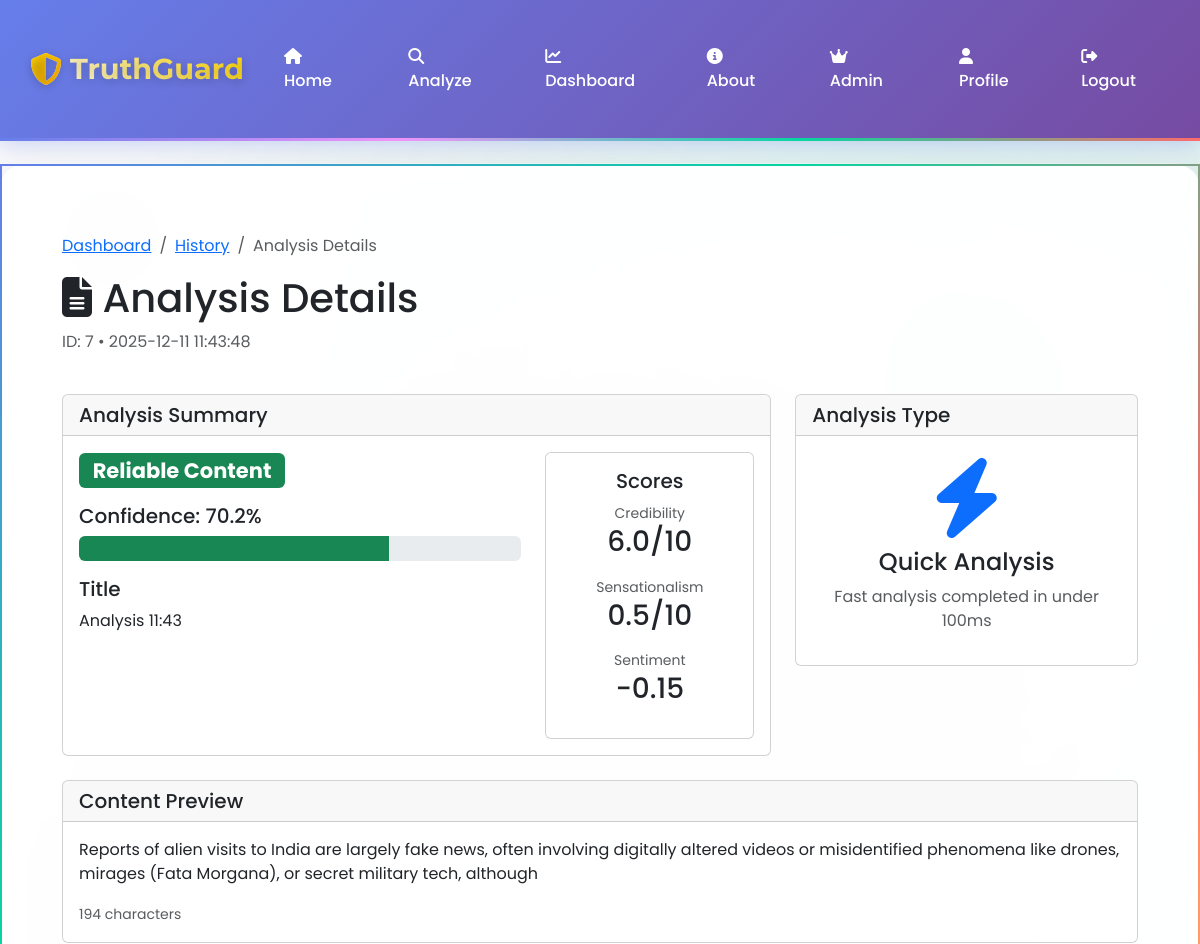
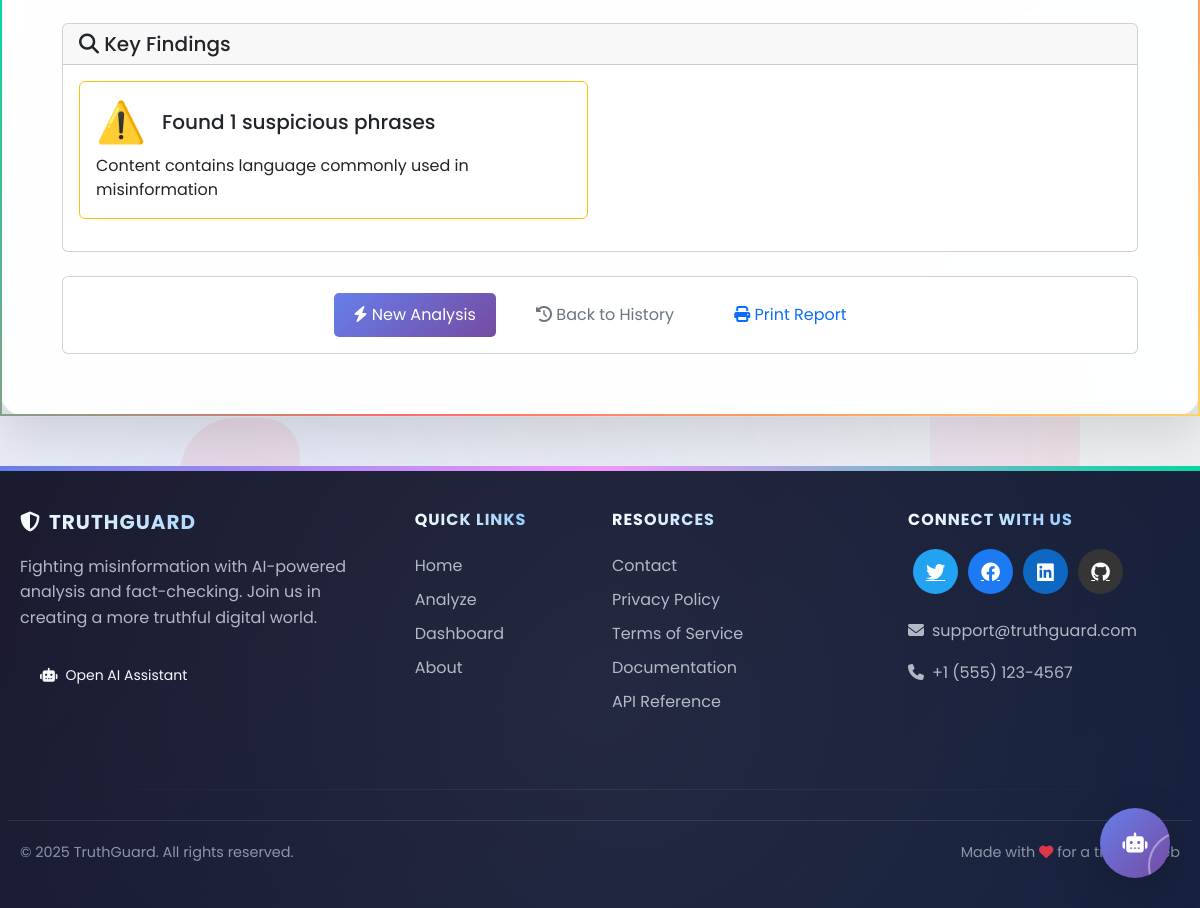
/analysis/7 (signed in), run on the app's committed database (2 pictures, top to bottom).
### app.py (models this page shows, shortened)
class Analysis(db.Model):
    __tablename__ = 'analyses'
    id = db.Column(db.Integer, primary_key=True)
    title = db.Column(db.Text, default='')
    content = db.Column(db.Text, default='')  # raw text content (for display/search)
    article_data = db.Column(db.JSON, nullable=True)  # optional structured article extraction
    source_url = db.Column(db.Text, nullable=True)  # This should be nullable
    classification = db.Column(db.String(20), nullable=False, default='UNKNOWN')  # RELIABLE, SUSPICIOUS, FAKE, etc.
    confidence_score = db.Column(db.Float, nullable=True)
    sentiment_score = db.Column(db.Float, nullable=True)
    sensationalism_score = db.Column(db.Float, nullable=True)
    credibility_score = db.Column(db.Float, nullable=True)
    key_findings = db.Column(db.Text, default='[]')  # JSON string
    recommendations = db.Column(db.Text, nullable=True)  # JSON string
    fact_checks = db.Column(db.Text, nullable=True)  # JSON string
    analysis_metadata = db.Column(db.Text, default='{}')  # JSON string (e.g. word count, etc.)
    is_quick_analysis = db.Column(db.Boolean, default=False)
    user_id = db.Column(db.Integer, db.ForeignKey('user.id'), nullable=False)
    created_at = db.Column(db.DateTime, default=lambda: datetime.now(timezone.utc))
    updated_at = db.Column(db.DateTime, default=lambda: datetime.now(timezone.utc),
                           onupdate=lambda: datetime.now(timezone.utc))

### app.py (the view)
@app.route('/analysis/<int:analysis_id>')
@login_required
def analysis_detail(analysis_id):
    analysis = Analysis.query.get_or_404(analysis_id)
    if analysis.user_id != current_user.id and current_user.role != 'admin':
        flash('Access denied', 'danger')
        return redirect(url_for('dashboard'))
    try:
        key_findings = json.loads(analysis.key_findings) if analysis.key_findings else []
    except:
        key_findings = []
    try:
        analysis_metadata = json.loads(analysis.analysis_metadata) if analysis.analysis_metadata else {}
    except:
        analysis_metadata = {}
    word_count = analysis_metadata.get('word_count', len(analysis.content.split()) if analysis.content else 0)
    return render_template('analysis_detail.html',
                           analysis=analysis,
                           key_findings=key_findings,
                           word_count=word_count,
                           analysis_metadata=analysis_metadata)

### app.py (called while the page is built)
@login_manager.user_loader
def load_user(user_id):
    try:
        return db.session.get(User, int(user_id))
    except Exception:
        return None

### templates/analysis_detail.html (shortened to what this page needs)
{% extends "base.html" %}
{% block content %}
<div class="container mt-4">
    <div class="row mb-4">
        <div class="col">
            <nav aria-label="breadcrumb">
                <ol class="breadcrumb">
                    <li class="breadcrumb-item"><a href="/dashboard">Dashboard</a></li>
                    <li class="breadcrumb-item"><a href="/history">History</a></li>
                    <li class="breadcrumb-item active">Analysis Details</li>
                </ol>
            </nav>
            <h1><i class="fas fa-file-alt"></i> Analysis Details</h1>
            <p class="text-muted">ID: {{ analysis.id }} • {{ analysis.created_at.strftime('%Y-%m-%d %H:%M:%S') }}</p>
        </div>
    </div>
    <div class="row mb-4">
        <div class="col-lg-8">
            <div class="card">
                <div class="card-header">
                    <h5 class="mb-0">Analysis Summary</h5>
                </div>
                <div class="card-body">
                    <div class="row">
                        <div class="col-md-8">
                            <h3>
                                {% if analysis.classification == 'RELIABLE' %}
                                <span class="badge bg-success">Reliable Content</span>
                                {% elif analysis.classification == 'SUSPICIOUS' %}
                                <span class="badge bg-warning">Suspicious Content</span>
                                {% elif analysis.classification == 'FAKE' %}
                                <span class="badge bg-danger">Fake Content</span>
                                {% else %}
                                <span class="badge bg-secondary">{{ analysis.classification }}</span>
                                {% endif %}
                            </h3>
                            {% if analysis.confidence_score %}
                            <div class="mt-3">
                                <h5>Confidence: {{ (analysis.confidence_score * 100)|round(1) }}%</h5>
                                <div class="progress" style="height: 25px;">
                                    <div class="progress-bar
                                        {% if analysis.confidence_score >= 0.7 %}bg-success
                                        {% elif analysis.confidence_score >= 0.4 %}bg-warning
                                        {% else %}bg-danger{% endif %}"
                                        style="width: {{ analysis.confidence_score * 100 }}%">
                                    </div>
                                </div>
                            </div>
                            {% endif %}
                            {% if analysis.title %}
                            <div class="mt-3">
                                <h5>Title</h5>
                                <p>{{ analysis.title }}</p>
                            </div>
                            {% endif %}
                        </div>
                        <div class="col-md-4">
                            <div class="card">
                                <div class="card-body text-center">
                                    <h5 class="card-title">Scores</h5>
                                    {% if analysis.credibility_score %}
                                    <div class="mb-3">
                                        <small class="text-muted">Credibility</small>
                                        <h3>{{ analysis.credibility_score|round(1) }}/10</h3>
                                    </div>
                                    {% endif %}
                                    {% if analysis.sensationalism_score %}
                                    <div class="mb-3">
                                        <small class="text-muted">Sensationalism</small>
                                        <h3>{{ analysis.sensationalism_score|round(1) }}/10</h3>
                                    </div>
                                    {% endif %}
                                    {% if analysis.sentiment_score %}
                                    <div class="mb-3">
                                        <small class="text-muted">Sentiment</small>
                                        <h3>{{ analysis.sentiment_score|round(2) }}</h3>
                                    </div>
                                    {% endif %}
                                </div>
                            </div>
                        </div>
                    </div>
                </div>
            </div>
        </div>
        <div class="col-lg-4">
            <div class="card">
                <div class="card-header">
                    <h5 class="mb-0">Analysis Type</h5>
                </div>
                <div class="card-body text-center">
                    {% if analysis.is_quick_analysis %}
                    <div class="display-1 text-primary">
                        <i class="fas fa-bolt"></i>
                    </div>
                    <h4>Quick Analysis</h4>
                    <p class="text-muted">Fast analysis completed in under 100ms</p>
                    {% else %}
                    <div class="display-1 text-success">
                        <i class="fas fa-chart-bar"></i>
                    </div>
                    <h4>Detailed Analysis</h4>
                    <p class="text-muted">Comprehensive analysis with full report</p>
                    {% endif %}
                </div>
            </div>
        </div>
    </div>
    <div class="row mb-4">
        <div class="col">
            <div class="card">
                <div class="card-header">
                    <h5 class="mb-0">Content Preview</h5>
                </div>
                <div class="card-body">
                    <div class="content-preview" style="max-height: 300px; overflow-y: auto;">
                        {{ analysis.content|safe }}
                    </div>
                    <div class="mt-3">
                        <small class="text-muted">{{ analysis.content|length }} characters</small>
                    </div>
                </div>
            </div>
        </div>
    </div>
    {% if key_findings %}
    <div class="row mb-4">
        <div class="col">
            <div class="card">
                <div class="card-header">
                    <h5 class="mb-0"><i class="fas fa-search"></i> Key Findings</h5>
                </div>
                <div class="card-body">
                    <div class="row">
                        {% for finding in key_findings %}
                        <div class="col-md-6 mb-3">
                            <div class="card h-100 border-{{ finding.type }}">
                                <div class="card-body">
                                    <div class="d-flex align-items-center mb-2">
                                        <span class="display-6 me-3">{{ finding.icon }}</span>
                                        <h5 class="card-title mb-0">{{ finding.title }}</h5>
                                    </div>
                                    <p class="card-text">{{ finding.description }}</p>
                                </div>
                            </div>
                        </div>
                        {% endfor %}
                    </div>
                </div>
            </div>
        </div>
    </div>
    {% endif %}
    <div class="row mt-4">
        <div class="col">
            <div class="card">
                <div class="card-body text-center">
                    <a href="/analyze" class="btn btn-primary me-3">
                        <i class="fas fa-bolt"></i> New Analysis
                    </a>
                    <a href="/history" class="btn btn-outline-secondary me-3">
                        <i class="fas fa-history"></i> Back to History
                    </a>
                    <button onclick="window.print()" class="btn btn-outline-primary">
                        <i class="fas fa-print"></i> Print Report
                    </button>
                </div>
            </div>
        </div>
    </div>
</div>
{% endblock %}

### static/css/style.css (style rules this page uses)
body { font-family: Arial, sans-serif; margin: 0; padding: 0; background-color: #f8f9fa; }
.container { max-width: 1200px; margin: 0 auto; padding: 20px; }
.btn { padding: 10px 20px; border: none; border-radius: 5px; cursor: pointer; }
.btn-primary { background-color: #007bff; color: white; }

### templates/base.html (style rules this page uses)
:root { --primary-gradient: linear-gradient(135deg, #667eea 0%, #764ba2 100%); --secondary-gradient: linear-gradient(135deg, #f093fb 0%, #f5576c 100%); --success-gradient: linear-gradient(135deg, #06d6a0 0%, #118ab2 100%); --warning-gradient: linear-gradient(135deg, #ffd166 0%, #ff9e6d 100%); --info-gradient: linear-gradient(135deg, #4facfe 0%, #00f2fe 100%); --danger-gradient: linear-gradient(135deg, #ef476f 0%, #ff6b6b 100%); --purple-gradient: linear-gradient(135deg, #a18cd1 0%, #fbc2eb 100%); --dark-gradient: linear-gradient(135deg, #1a1a2e 0%, #16213e 100%); --gold-gradient: linear-gradient(135deg, #ffd700 0%, #ffaa00 100%); --rainbow-gradient: linear-gradient(90deg, #ff0000, #ff8000, #ffff00, #80ff00, #00ff80, #00ffff, #0080ff, #8000ff ); --chat-bg: linear-gradient(135deg, #f5f7fa 0%, #e4e8f0 100%); --user-msg-bg: #667eea; --bot-msg-bg: #ffffff; --shadow-light: rgba(0, 0, 0, 0.08); --shadow-medium: rgba(0, 0, 0, 0.12); }
body { font-family: 'Poppins', sans-serif; background: linear-gradient(135deg, #f8f9fa 0%, #e9ecef 100%); min-height: 100vh; position: relative; overflow-x: hidden; }
body::before { content: ''; position: fixed; top: 0; left: 0; width: 100%; height: 100%; background: radial-gradient(circle at 20% 80%, rgba(102, 126, 234, 0.1) 0%, transparent 50%), radial-gradient(circle at 80% 20%, rgba(6, 214, 160, 0.1) 0%, transparent 50%), radial-gradient(circle at 40% 40%, rgba(255, 107, 107, 0.1) 0%, transparent 50%); z-index: -1; pointer-events: none; }
.btn-primary { background: var(--primary-gradient); border: none; transition: all 0.3s ease; position: relative; overflow: hidden; }

### data on the page
Analysis: id "7", created_at "2025-12-11 11:43:48", (analysis.confidence_score*100)|round(1) "70.2", title "Analysis 11:43", credibility_score "6.0", sensationalism_score "0.5", sentiment_score "-0.15", content "Reports of alien visits to India are largely fake news, often involving digitally altered videos or misidentified phenomena like drones, mirages (Fata Morgana), or secret military tech, although"

### other printed values
{{ analysis.content|length }} "194"
{{ finding.icon }} "⚠️"
{{ finding.title }} "Found 1 suspicious phrases"
{{ finding.description }} "Content contains language commonly used in misinformation"
